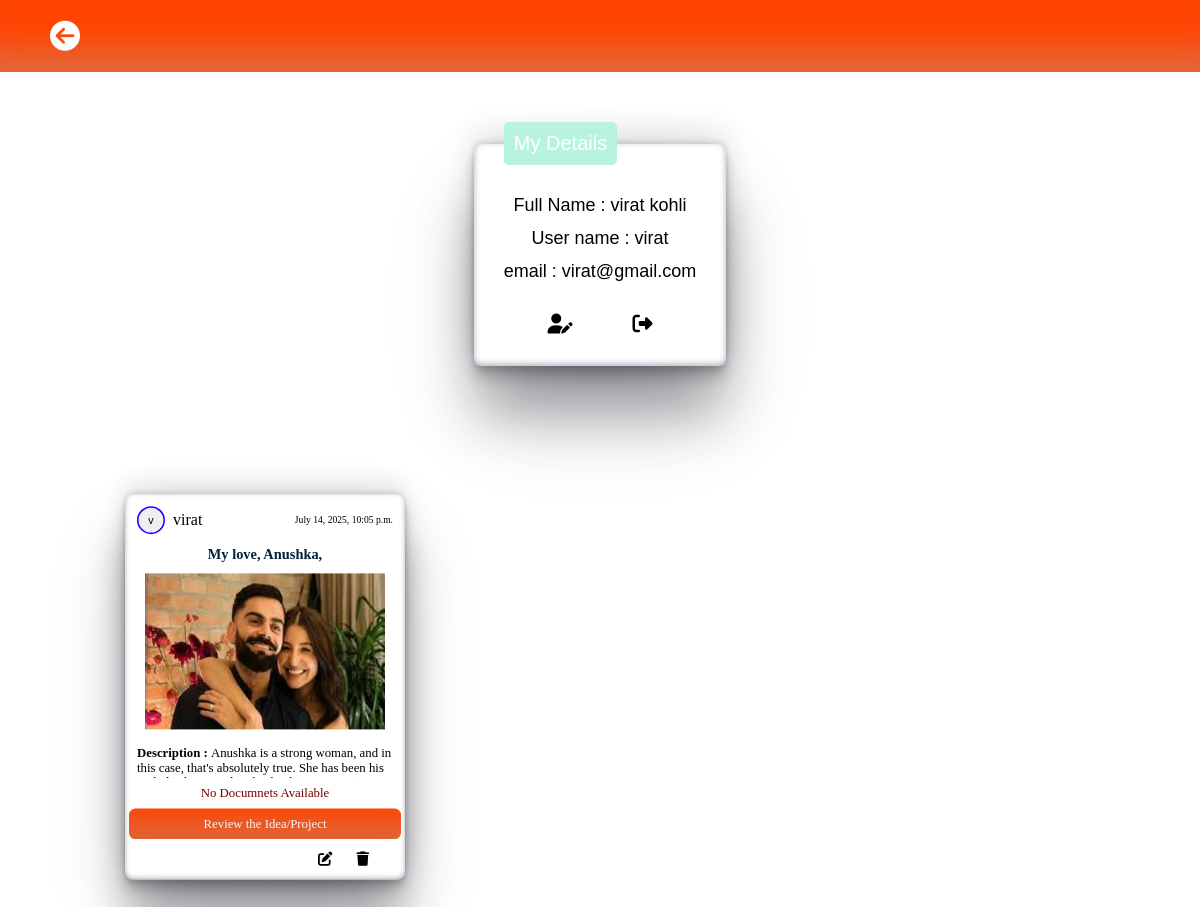
The page /profilepage/ (signed in) on the database as committed earlier.
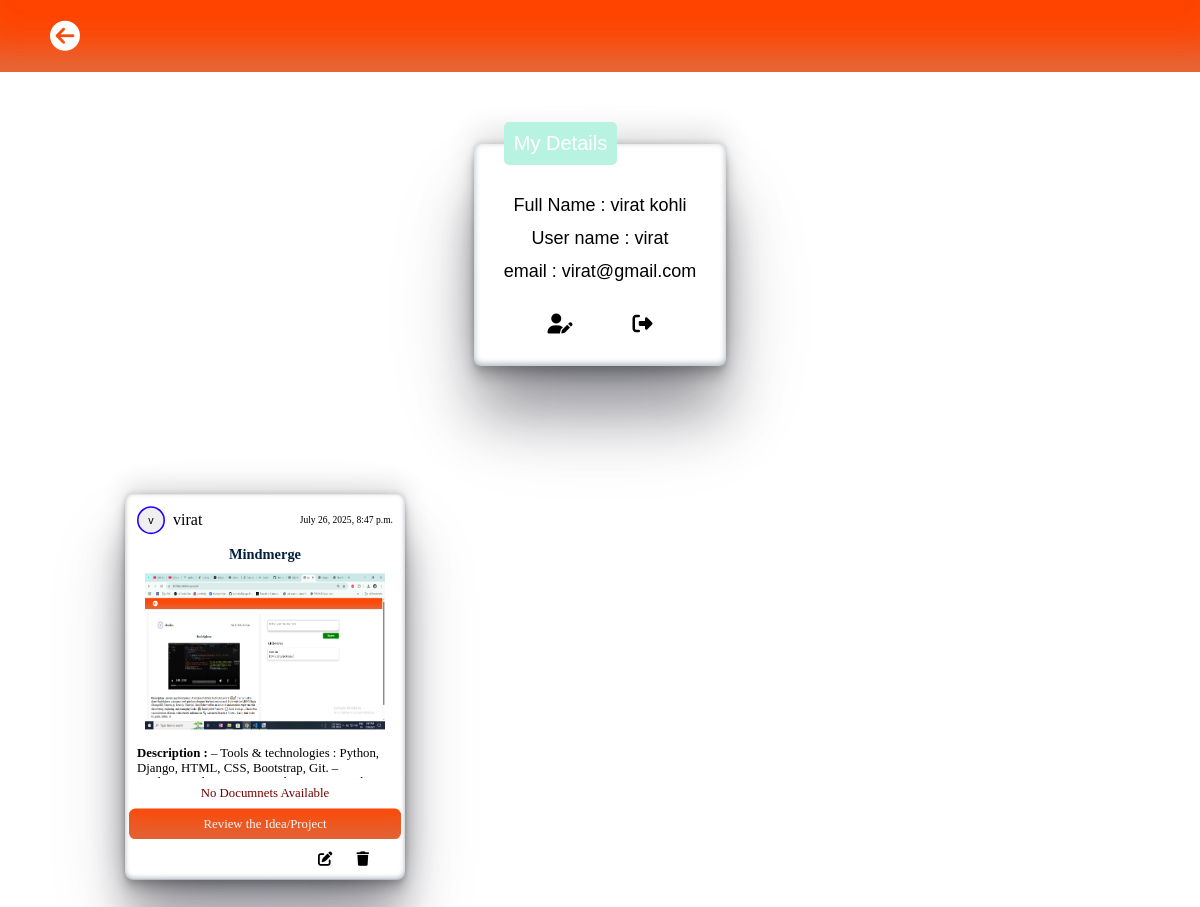
The same page on the database as committed later.
### main/models.py (models this page shows, shortened)
class IdeaPost(models.Model):
    user_id = models.ForeignKey(User,on_delete=models.CASCADE)
    title = models.CharField(max_length=100)
    description = models.TextField()
    image = models.FileField(upload_to='images/', blank=True, null=True)
    document = models.FileField(upload_to='documents/', blank=True, null=True)
    uploaded_at = models.DateTimeField(auto_now_add=True)
    reviews = models.IntegerField(blank=True,null=True,default=0)

### main/views.py (the view)
# urls.py: path('profilepage/',views.profile,name='profile'),
@login_required(login_url='userlogin')
def profile(request):
    id = request.user
    context = {
        'title' : 'Profile Page',
        'user': request.user,
        'posts':IdeaPost.objects.filter(user_id=id)
    }
    return render(request,'profile.html',context)

### main/templates/profile.html
{% extends 'base.html' %}
{% load static %}
{% block css %}
    <link rel="stylesheet" href="{% static 'CSS/profilepage.css' %}">
{% endblock css %}
{% block main %}
    <nav>
        <a href="{% url 'home' %}" id="backbutton"><i class="fa-solid fa-circle-arrow-left"></i></a>
    </nav>
    <main>
        {% if request.user.is_authenticated %}
            <fieldset id="userdetails">
                <legend>My Details</legend>
                <p>Full Name  :  {{ request.user.first_name}} {{ request.user.last_name}}</p>
                <p>User name  :  {{ request.user.username }} </p>
                <p>email  :  {{ request.user.email }} </p>
                <div id="logoutoredit">
                    <a href="{% url 'edituser' request.user.id %}" id="edituser"><i class="fa-solid fa-user-pen"></i></a>
                    <a href="{% url 'userlogout' %}" id="logout"><i class="fa-solid fa-right-from-bracket"></i></a>
                </div>
            </fieldset>
        {% else %}
            <a href="{% url 'userlogin' %}">Login</a>
        {% endif %}
        <div id="postscontainer">
             {% for post in posts reversed %}
            <div id="container">
                <div id="posthead">
                    <a href="{% url 'userprofile' post.user_id.id %}" id="postheadurl">
                    <div id="userprofile"><button id="profilebutton"> {{ post.user_id.username.0 }} </button></div></a>
                    <a href="{% url 'userprofile' post.user_id.id %}" id="postheadurl"><p id="postusername">{{ post.user_id }}</p></a>
                    <p id="uploadtime">{{ post.uploaded_at}}</p>
                </div>
                <div id="postmain">
                    <div id="posttitle"><h4>{{ post.title }}</h4></div>
                    <div id="postimage">
                        {% if post.image %}
                            <a href="{{ post.image.url }}" target="_blank">
                                {% if post.image.url|lower|slice:"-4:" == ".mp4" or post.image.url|lower|slice:"-5:" == ".webm" or post.image.url|lower|slice:"-4:" == ".ogg" %}
                                    <video controls id="postimagemain" style="max-width:100%;height:auto;">
                                        <source src="{{ post.image.url }}">
                                        Your browser does not support this video.
                                    </video>
                                {% else %}
                                    <img src="{{ post.image.url }}" alt="Post Image" id="postimagemain">
                                {% endif %}
                            </a>
                        {% endif %}
                    </div>
                </div>
                <div id="postfoot">
                    <p id="postdesc"><b>Description : </b>{{ post.description }}</p>
                    <div id="ideadocument">
                        {% if post.document %}
                            <a href="{{ post.document.url }}" id="projectdoclink">View Project Documents</a>
                        {% else %}
                            <p id="projectdoclink">No Documnets Available</p>
                        {% endif %}
                    </div>
                    <div id="postreview">
                        <a href="{% url 'review' post.id %}">Review the Idea/Project</a>
                    </div>
                    <div id="editbutton">
                        <a href="{% url 'editpost' post.id %}"><i class="fa-solid fa-pen-to-square"></i></a>
                        <a href="{% url 'deletepost' post.id %}"><i class="fa-solid fa-trash"></i></a>
                    </div>
                </div>
            </div>
        {% endfor %}
        </div>
    </main>
{% endblock main %}

Rows that differ between the two databases and show on the page:
removed IdeaPost: user_id.username.0 "v", user_id "virat", uploaded_at "July 14, 2025, 10:05 p.m.", title "My love, Anushka,", image (picture), description "Anushka is a strong woman, and in this case, that's absolutely true. She has been his…", document "No Documnets Available"
added IdeaPost: user_id.username.0 "v", user_id "virat", uploaded_at "July 26, 2025, 8:47 p.m.", title "Mindmerge", image (picture), description "– Tools & technologies : Python, Django, HTML, CSS, Bootstrap, Git. –…", document "No Documnets Available"
